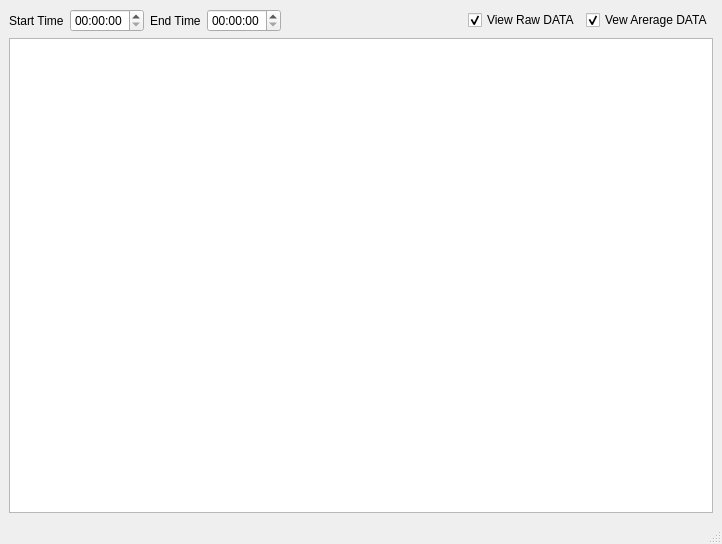
<?xml version="1.0" encoding="UTF-8"?>
<ui version="4.0">
 <class>MainWindow</class>
 <widget class="QMainWindow" name="MainWindow">
  <property name="windowModality">
   <enum>Qt::NonModal</enum>
  </property>
  <property name="geometry">
   <rect>
    <x>0</x>
    <y>0</y>
    <width>722</width>
    <height>544</height>
   </rect>
  </property>
  <property name="windowTitle">
   <string>PyDAQviewer: Plot Narrowband Data</string>
  </property>
  <property name="windowIcon">
   <iconset>
    <normaloff>docs/imgs/ISWI_Logo_sm.jpg</normaloff>docs/imgs/ISWI_Logo_sm.jpg</iconset>
  </property>
  <widget class="QWidget" name="centralwidget">
   <layout class="QVBoxLayout" name="verticalLayout">
    <item>
     <layout class="QHBoxLayout" name="horizontalLayout">
      <item>
       <widget class="QLabel" name="label">
        <property name="text">
         <string>Start Time</string>
        </property>
       </widget>
      </item>
      <item>
       <widget class="QTimeEdit" name="timeEdit">
        <property name="displayFormat">
         <string>HH:mm:ss</string>
        </property>
       </widget>
      </item>
      <item>
       <widget class="QLabel" name="label_2">
        <property name="text">
         <string>End Time</string>
        </property>
       </widget>
      </item>
      <item>
       <widget class="QTimeEdit" name="timeEdit_2">
        <property name="displayFormat">
         <string>HH:mm:ss</string>
        </property>
       </widget>
      </item>
      <item>
       <spacer name="horizontalSpacer">
        <property name="orientation">
         <enum>Qt::Horizontal</enum>
        </property>
        <property name="sizeHint" stdset="0">
         <size>
          <width>40</width>
          <height>20</height>
         </size>
        </property>
       </spacer>
      </item>
      <item>
       <widget class="QCheckBox" name="view_raw">
        <property name="text">
         <string>View Raw DATA</string>
        </property>
        <property name="checked">
         <bool>true</bool>
        </property>
       </widget>
      </item>
      <item>
       <widget class="QCheckBox" name="view_average">
        <property name="text">
         <string>Vew Arerage DATA</string>
        </property>
        <property name="checked">
         <bool>true</bool>
        </property>
       </widget>
      </item>
     </layout>
    </item>
    <item>
     <widget class="MPL_WIDGET_2D" name="mplwidget"/>
    </item>
   </layout>
  </widget>
  <widget class="QMenuBar" name="menubar">
   <property name="geometry">
    <rect>
     <x>0</x>
     <y>0</y>
     <width>722</width>
     <height>21</height>
    </rect>
   </property>
  </widget>
  <widget class="QStatusBar" name="statusbar"/>
 </widget>
 <customwidgets>
  <customwidget>
   <class>MPL_WIDGET_2D</class>
   <extends>QGraphicsView</extends>
   <header location="global">mplwidget</header>
  </customwidget>
 </customwidgets>
 <resources/>
 <connections/>
</ui>
